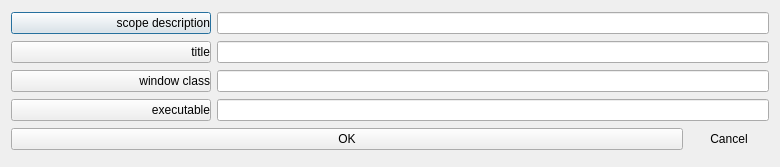
<?xml version="1.0" encoding="UTF-8"?>
<ui version="4.0">
 <class>ScopeDialog</class>
 <widget class="QDialog" name="ScopeDialog">
  <property name="geometry">
   <rect>
    <x>0</x>
    <y>0</y>
    <width>780</width>
    <height>167</height>
   </rect>
  </property>
  <property name="windowTitle">
   <string>Dialog</string>
  </property>
  <layout class="QVBoxLayout" name="verticalLayout">
   <item>
    <layout class="QHBoxLayout" name="horizontalLayout_5">
     <item>
      <widget class="QPushButton" name="helpButton">
       <property name="minimumSize">
        <size>
         <width>200</width>
         <height>0</height>
        </size>
       </property>
       <property name="maximumSize">
        <size>
         <width>200</width>
         <height>16777215</height>
        </size>
       </property>
       <property name="styleSheet">
        <string notr="true">* {text-align: right}</string>
       </property>
       <property name="text">
        <string>scope description</string>
       </property>
      </widget>
     </item>
     <item>
      <widget class="QLineEdit" name="scopeText">
       <property name="readOnly">
        <bool>true</bool>
       </property>
      </widget>
     </item>
    </layout>
   </item>
   <item>
    <layout class="QHBoxLayout" name="horizontalLayout_2" stretch="0,0">
     <item>
      <widget class="QPushButton" name="titleButton">
       <property name="minimumSize">
        <size>
         <width>200</width>
         <height>0</height>
        </size>
       </property>
       <property name="maximumSize">
        <size>
         <width>200</width>
         <height>16777215</height>
        </size>
       </property>
       <property name="styleSheet">
        <string notr="true">* {text-align: right}</string>
       </property>
       <property name="text">
        <string>title</string>
       </property>
      </widget>
     </item>
     <item>
      <widget class="QLineEdit" name="scopeTitle"/>
     </item>
    </layout>
   </item>
   <item>
    <layout class="QHBoxLayout" name="horizontalLayout_3" stretch="0,0">
     <item>
      <widget class="QPushButton" name="classButton">
       <property name="minimumSize">
        <size>
         <width>200</width>
         <height>0</height>
        </size>
       </property>
       <property name="maximumSize">
        <size>
         <width>200</width>
         <height>16777215</height>
        </size>
       </property>
       <property name="styleSheet">
        <string notr="true">* {text-align: right}</string>
       </property>
       <property name="text">
        <string>window class</string>
       </property>
      </widget>
     </item>
     <item>
      <widget class="QLineEdit" name="scopeClass"/>
     </item>
    </layout>
   </item>
   <item>
    <layout class="QHBoxLayout" name="horizontalLayout_4" stretch="0,0">
     <item>
      <widget class="QPushButton" name="exeButton">
       <property name="minimumSize">
        <size>
         <width>200</width>
         <height>0</height>
        </size>
       </property>
       <property name="maximumSize">
        <size>
         <width>200</width>
         <height>16777215</height>
        </size>
       </property>
       <property name="styleSheet">
        <string notr="true">* {text-align: right}</string>
       </property>
       <property name="text">
        <string>executable</string>
       </property>
      </widget>
     </item>
     <item>
      <widget class="QLineEdit" name="scopeExe"/>
     </item>
    </layout>
   </item>
   <item>
    <layout class="QHBoxLayout" name="horizontalLayout" stretch="1,0">
     <item>
      <widget class="QPushButton" name="a2ok_button">
       <property name="text">
        <string>OK</string>
       </property>
      </widget>
     </item>
     <item>
      <widget class="QPushButton" name="a2cancel_button">
       <property name="text">
        <string>Cancel</string>
       </property>
       <property name="flat">
        <bool>true</bool>
       </property>
      </widget>
     </item>
    </layout>
   </item>
  </layout>
 </widget>
 <tabstops>
  <tabstop>scopeText</tabstop>
  <tabstop>scopeTitle</tabstop>
  <tabstop>scopeClass</tabstop>
  <tabstop>scopeExe</tabstop>
  <tabstop>a2ok_button</tabstop>
  <tabstop>a2cancel_button</tabstop>
  <tabstop>helpButton</tabstop>
  <tabstop>titleButton</tabstop>
  <tabstop>classButton</tabstop>
  <tabstop>exeButton</tabstop>
 </tabstops>
 <resources/>
 <connections/>
</ui>
